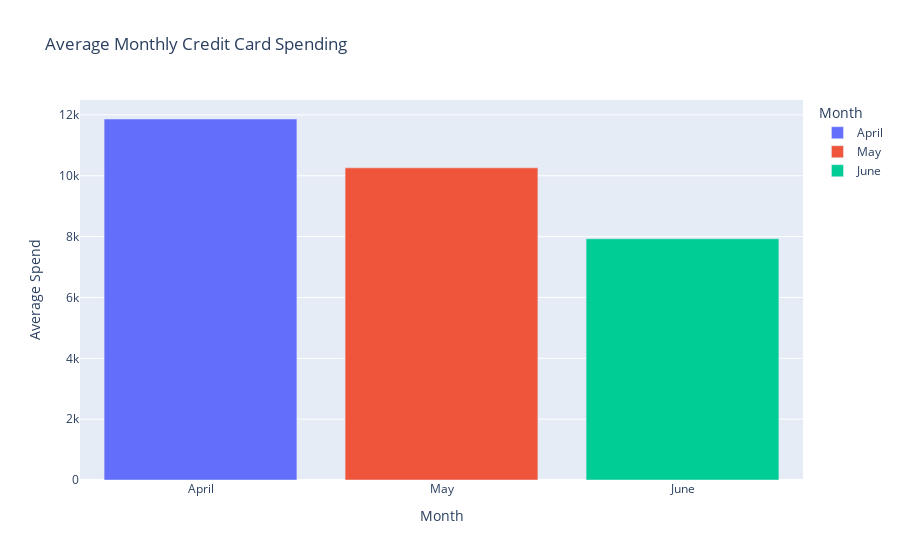

Notebook source saved alongside this figure:
### Markdown cell above
#### Average Credit Card Spend For April, May and June

### Code cell
# Define the months and the average credit card spending
months = ['April', 'May', 'June']
spend = data[['cc_cons_apr', 'cc_cons_may', 'cc_cons_jun']].mean()

# Plot the bar graph for average monthly credit card spending
fig = px.bar(x=months, y=spend, color=months, title='Average Monthly Credit Card Spending')

# Set x-axis title
fig.update_layout(xaxis_title='Month', yaxis_title='Average Spend', legend_title='Month')

# Show plot
fig.show()

### Figure 1 — Plotly figure (JSON) as saved in the notebook; plotly's stock layout.template omitted (floating-point values rounded to 4 significant figures)
{"data": [{"alignmentgroup": "True", "hovertemplate": "color=April<br>x=%{x}<br>y=%{y}<extra></extra>", "legendgroup": "April", "marker": {"color": "#636efa", "pattern": {"shape": ""}}, "name": "April", "offsetgroup": "April", "orientation": "v", "showlegend": true, "textposition": "auto", "type": "bar", "x": ["April"], "xaxis": "x", "y": [11870.0], "yaxis": "y"}, {"alignmentgroup": "True", "hovertemplate": "color=May<br>x=%{x}<br>y=%{y}<extra></extra>", "legendgroup": "May", "marker": {"color": "#EF553B", "pattern": {"shape": ""}}, "name": "May", "offsetgroup": "May", "orientation": "v", "showlegend": true, "textposition": "auto", "type": "bar", "x": ["May"], "xaxis": "x", "y": [10260.0], "yaxis": "y"}, {"alignmentgroup": "True", "hovertemplate": "color=June<br>x=%{x}<br>y=%{y}<extra></extra>", "legendgroup": "June", "marker": {"color": "#00cc96", "pattern": {"shape": ""}}, "name": "June", "offsetgroup": "June", "orientation": "v", "showlegend": true, "textposition": "auto", "type": "bar", "x": ["June"], "xaxis": "x", "y": [7929.0], "yaxis": "y"}], "layout": {"barmode": "relative", "legend": {"title": {"text": "Month"}, "tracegroupgap": 0}, "title": {"text": "Average Monthly Credit Card Spending"}, "xaxis": {"anchor": "y", "domain": [0, 1], "title": {"text": "Month"}}, "yaxis": {"anchor": "x", "domain": [0, 1], "title": {"text": "Average Spend"}}}}
